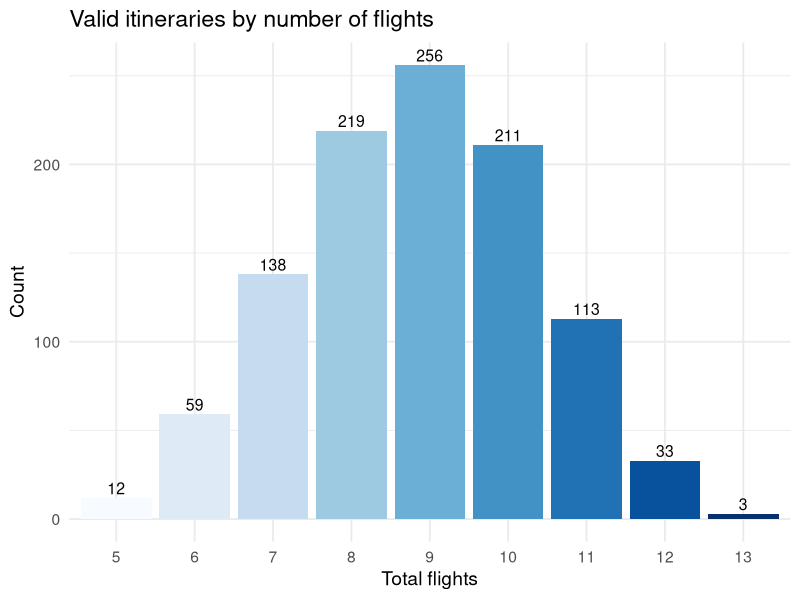
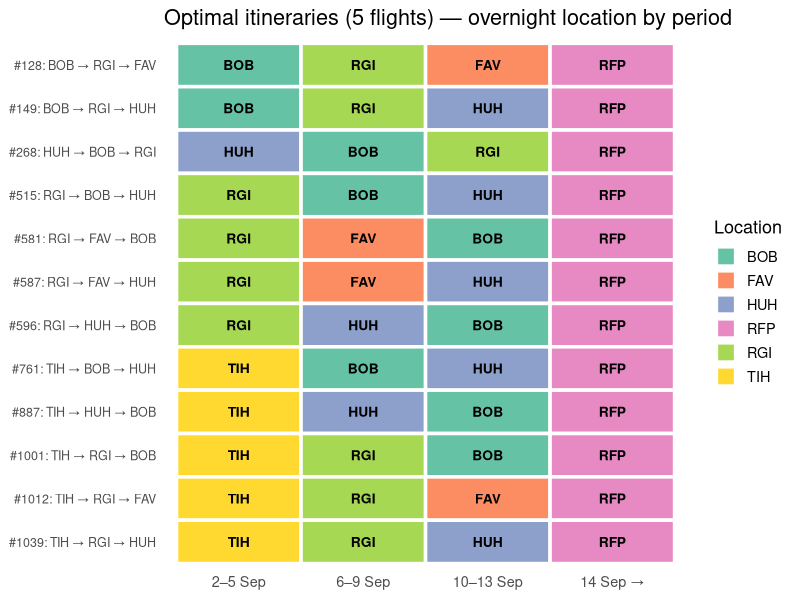
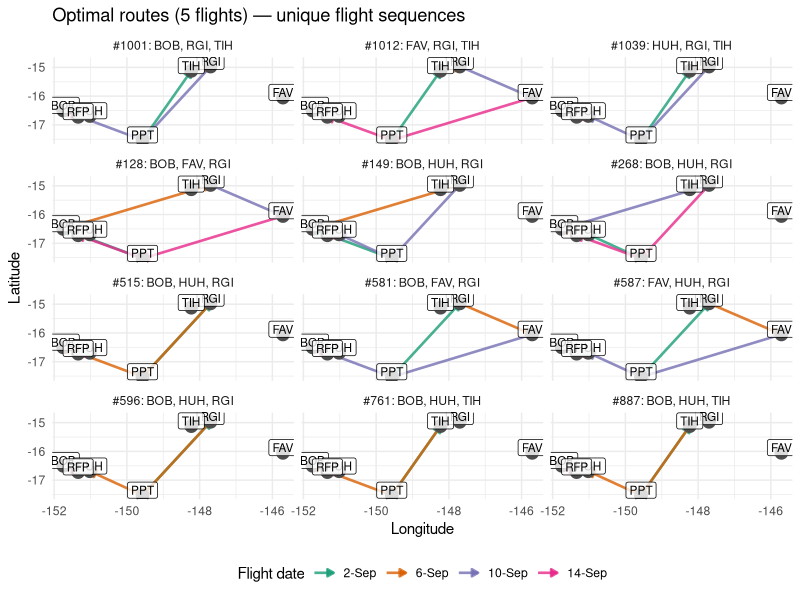
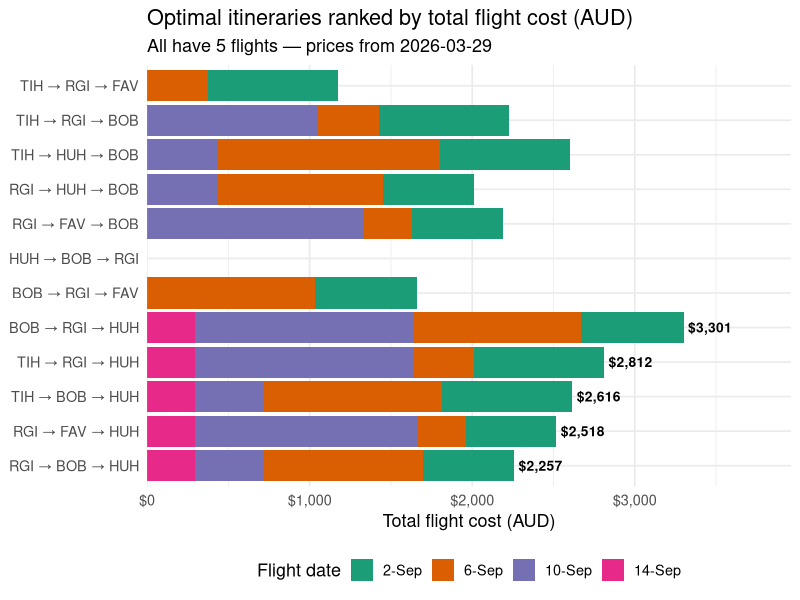

Generate these figures, in order, with R:
#!/usr/bin/env Rscript
# Honeymoon itinerary solver
#
# Constraint: visit exactly 3 distinct islands (excl PPT/RFP), staying 4 nights
# on each. Transiting through an island on a connection does NOT count as visiting.
#
#   2-Sep  : fly PPT → Island A   (stay 2–5 Sep)
#   6-Sep  : fly → Island B       (stay 6–9 Sep)  B ≠ A
#  10-Sep  : fly → Island C       (stay 10–13 Sep) C ≠ A,B
#  14-Sep  : fly → RFP
#
# Same-day multi-leg connections allowed. Minimises total flight segments.

library(tidyverse)

# ── Flight data (loaded from CSV) ─────────────────────────────────────────────
flights <- read_csv("flights.csv", show_col_types = FALSE)

hubs          <- c("PPT", "RFP")

# Derive dates (sorted chronologically) and islands from the data
flights <- flights %>%
  mutate(date_parsed = dmy(paste0(date, "-2025")))  # year is arbitrary, for sorting
dates_ordered <- flights %>%
  distinct(date, date_parsed) %>%
  arrange(date_parsed) %>%
  pull(date)
flights <- flights %>% select(-date_parsed)

islands_all <- sort(unique(c(flights$from, flights$to))) %>% setdiff(hubs)

# Build stay labels from consecutive dates
date_nums <- dmy(paste0(dates_ordered, "-2025"))
stay_labels <- map_chr(seq_along(dates_ordered), function(i) {
  d <- date_nums[i]
  if (i < length(dates_ordered)) {
    d_next <- date_nums[i + 1] - days(1)
    sprintf("%d–%d %s", day(d), day(d_next), month(d, label = TRUE))
  } else {
    sprintf("%d %s →", day(d), month(d, label = TRUE))
  }
})

# ── Same-day reachability: all (destination, n_flights, leg_list) from start ──
# DFS with no location revisits within a day.
day_reach <- function(date, start) {
  edges <- flights %>% filter(date == !!date)
  adj   <- split(edges$to, edges$from)

  results <- list()

  dfs <- function(loc, nf, legs, visited) {
    # Record current location as reachable
    results[[length(results) + 1]] <<- list(dest = loc, nf = nf, legs = legs)
    dests <- adj[[loc]]
    if (is.null(dests)) return()
    for (d in dests) {
      if (d %in% visited) next
      dfs(d, nf + 1L, c(legs, paste0(loc, "-", d)), c(visited, d))
    }
  }

  dfs(start, 0L, character(0), start)
  results
}

# ── Enumerate all valid itineraries ──────────────────────────────────────────
# For each (A, B, C) triple of distinct islands:
#   1. Can we reach A from PPT on 2-Sep?
#   2. Can we reach B from A on 6-Sep? (B ≠ A)
#   3. Can we reach C from B on 10-Sep? (C ≠ A, B)
#   4. Can we reach RFP from C on 14-Sep?
# For each feasible triple, record all route combos and their total flights.

itineraries <- list()
itin_id <- 0L

for (A in islands_all) {
  reach_A <- day_reach("2-Sep", "PPT")
  paths_A <- keep(reach_A, ~ .x$dest == A & .x$nf > 0)  # must move
  if (length(paths_A) == 0) next

  for (B in setdiff(islands_all, A)) {
    reach_B <- day_reach("6-Sep", A)
    paths_B <- keep(reach_B, ~ .x$dest == B & .x$nf > 0)
    if (length(paths_B) == 0) next

    for (C in setdiff(islands_all, c(A, B))) {
      reach_C <- day_reach("10-Sep", B)
      paths_C <- keep(reach_C, ~ .x$dest == C & .x$nf > 0)
      if (length(paths_C) == 0) next

      reach_R <- day_reach("14-Sep", C)
      paths_R <- keep(reach_R, ~ .x$dest == "RFP" & .x$nf > 0)
      if (length(paths_R) == 0) next

      # Enumerate all combinations of routes for this (A, B, C) triple
      for (pa in paths_A) {
        for (pb in paths_B) {
          for (pc in paths_C) {
            for (pr in paths_R) {
              itin_id <- itin_id + 1L
              total_nf <- pa$nf + pb$nf + pc$nf + pr$nf
              itineraries[[itin_id]] <- list(
                id       = itin_id,
                nf       = total_nf,
                A = A, B = B, C = C,
                islands  = paste(sort(c(A, B, C)), collapse = ", "),
                legs_A   = pa$legs,
                legs_B   = pb$legs,
                legs_C   = pc$legs,
                legs_R   = pr$legs
              )
            }
          }
        }
      }
    }
  }
}

if (length(itineraries) == 0) {
  cat("No valid itineraries found.\n")
  quit(status = 0)
}

# ── Build results data frames ────────────────────────────────────────────────
summary_df <- map_dfr(itineraries, function(it) {
  tibble(
    itin_id   = it$id,
    n_flights = it$nf,
    island_A  = it$A,
    island_B  = it$B,
    island_C  = it$C,
    islands   = it$islands,
    route_A   = paste(it$legs_A, collapse = " → "),
    route_B   = paste(it$legs_B, collapse = " → "),
    route_C   = paste(it$legs_C, collapse = " → "),
    route_R   = paste(it$legs_R, collapse = " → ")
  )
})

# Legs data frame for plots
legs_df <- map_dfr(itineraries, function(it) {
  bind_rows(
    tibble(itin_id = it$id, n_flights = it$nf, islands = it$islands,
           date = "2-Sep",  from = str_extract(it$legs_A, "^[^-]+"),
           to = str_extract(it$legs_A, "[^-]+$")),
    tibble(itin_id = it$id, n_flights = it$nf, islands = it$islands,
           date = "6-Sep",  from = str_extract(it$legs_B, "^[^-]+"),
           to = str_extract(it$legs_B, "[^-]+$")),
    tibble(itin_id = it$id, n_flights = it$nf, islands = it$islands,
           date = "10-Sep", from = str_extract(it$legs_C, "^[^-]+"),
           to = str_extract(it$legs_C, "[^-]+$")),
    tibble(itin_id = it$id, n_flights = it$nf, islands = it$islands,
           date = "14-Sep", from = str_extract(it$legs_R, "^[^-]+"),
           to = str_extract(it$legs_R, "[^-]+$"))
  )
})

# Stay summary
stay_df <- map_dfr(itineraries, function(it) {
  tibble(
    itin_id   = it$id,
    n_flights = it$nf,
    islands   = it$islands,
    date      = dates_ordered,
    stay      = stay_labels,
    flights   = c(
      paste(it$legs_A, collapse = " → "),
      paste(it$legs_B, collapse = " → "),
      paste(it$legs_C, collapse = " → "),
      paste(it$legs_R, collapse = " → ")
    ),
    location  = c(it$A, it$B, it$C, "RFP")
  )
})

# ── Pricing (loaded from CSV) ─────────────────────────────────────────────────
# prices.csv has origin→destination fares (connections bundled into one price).
prices <- read_csv("prices.csv", show_col_types = FALSE)

# For each optimal itinerary, the 4 legs are priced as:
#   date 1: PPT → A,  date 2: A → B,  date 3: B → C,  date 4: C → RFP
price_lookup <- function(date, from, to) {
  p <- prices %>% filter(date == !!date, from == !!from, to == !!to)
  if (nrow(p) == 1) p$price_aud else NA_real_
}

summary_df <- summary_df %>%
  rowwise() %>%
  mutate(
    price_1 = price_lookup(dates_ordered[1], "PPT",     island_A),
    price_2 = price_lookup(dates_ordered[2], island_A,  island_B),
    price_3 = price_lookup(dates_ordered[3], island_B,  island_C),
    price_4 = price_lookup(dates_ordered[4], island_C,  "RFP"),
    total_aud = price_1 + price_2 + price_3 + price_4
  ) %>%
  ungroup()

# ── Console output ───────────────────────────────────────────────────────────
min_flights <- min(summary_df$n_flights)
n_total     <- nrow(summary_df)
optimal     <- summary_df %>%
  filter(n_flights == min_flights) %>%
  arrange(total_aud)

has_prices <- !all(is.na(optimal$total_aud))

cat(sprintf("Found %d valid itinerary(s) visiting exactly 3 islands.\n", n_total))
cat(sprintf("Minimum flights: %d\n\n", min_flights))

cat(strrep("=", 72), "\n")
cat(sprintf(" %d OPTIMAL ITINERARY(S) — %d flights (ranked by price)\n", nrow(optimal), min_flights))
cat(strrep("=", 72), "\n\n")

for (i in seq_len(nrow(optimal))) {
  r <- optimal[i, ]
  price_tag <- if (!is.na(r$total_aud)) sprintf("$%s AUD", format(r$total_aud, big.mark = ",")) else "price TBD"
  cat(sprintf("  #%-3d  %s → %s → %s   (%s)\n",
              r$itin_id, r$island_A, r$island_B, r$island_C, price_tag))
  fmt_price <- function(p) if (!is.na(p)) sprintf("$%d", p) else "?"
  cat(sprintf("    %8s : %-28s %6s → stay %s\n", dates_ordered[1], r$route_A, fmt_price(r$price_1), r$island_A))
  cat(sprintf("    %8s : %-28s %6s → stay %s\n", dates_ordered[2], r$route_B, fmt_price(r$price_2), r$island_B))
  cat(sprintf("    %8s : %-28s %6s → stay %s\n", dates_ordered[3], r$route_C, fmt_price(r$price_3), r$island_C))
  cat(sprintf("    %8s : %-28s %6s → RFP\n",     dates_ordered[4], r$route_R, fmt_price(r$price_4)))
  cat("\n")
}

# Summary by flight count
counts <- summary_df %>% count(n_flights, name = "n_itins")
if (nrow(counts) > 1) {
  cat(strrep("=", 65), "\n")
  cat(" ALL VALID — by flight count\n")
  cat(strrep("=", 65), "\n")
  for (i in seq_len(nrow(counts))) {
    tag <- if (counts$n_flights[i] == min_flights) "  ← min" else ""
    cat(sprintf("  %d flights : %d itinerary(s)%s\n", counts$n_flights[i], counts$n_itins[i], tag))
  }
  cat("\n")
}

# Non-optimal
non_opt <- summary_df %>% filter(n_flights > min_flights) %>% arrange(n_flights)
if (nrow(non_opt) > 0) {
  cat(strrep("=", 65), "\n")
  cat(" OTHER VALID ITINERARIES\n")
  cat(strrep("=", 65), "\n\n")
  for (i in seq_len(nrow(non_opt))) {
    r <- non_opt[i, ]
    cat(sprintf("  #%-3d  (%d flights)  Stay: %s → %s → %s\n",
                r$itin_id, r$n_flights, r$island_A, r$island_B, r$island_C))
    cat(sprintf("         2-Sep : %-35s → stay %s\n", r$route_A, r$island_A))
    cat(sprintf("         6-Sep : %-35s → stay %s\n", r$route_B, r$island_B))
    cat(sprintf("        10-Sep : %-35s → stay %s\n", r$route_C, r$island_C))
    cat(sprintf("        14-Sep : %-35s → RFP\n", r$route_R))
    cat("\n")
  }
}

# ── Visualisations ───────────────────────────────────────────────────────────
coords <- tribble(
  ~loc,  ~lon,     ~lat,
  "PPT", -149.57, -17.53,
  "BOB", -151.75, -16.50,
  "HUH", -151.02, -16.69,
  "RGI", -147.70, -14.97,
  "TIH", -148.23, -15.12,
  "FAV", -145.71, -16.05,
  "RFP", -151.34, -16.72
)

# 1. Bar chart: itineraries by flight count
p1 <- summary_df %>%
  count(n_flights) %>%
  ggplot(aes(x = factor(n_flights), y = n, fill = factor(n_flights))) +
  geom_col(show.legend = FALSE) +
  geom_text(aes(label = n), vjust = -0.3, size = 4) +
  scale_fill_brewer(palette = "Blues") +
  labs(title = "Valid itineraries by number of flights",
       x = "Total flights", y = "Count") +
  theme_minimal(base_size = 14)

ggsave("plot_flight_counts.png", p1, width = 7, height = 5, dpi = 150)
cat("Saved: plot_flight_counts.png\n")

# 2. Tile heatmap: overnight location per period (optimal only)
opt_stays <- stay_df %>%
  filter(n_flights == min_flights) %>%
  mutate(
    stay  = factor(stay, levels = stay_labels),
    label = sprintf("#%d: %s → %s → %s", itin_id,
                    location[date == "2-Sep"], location[date == "6-Sep"],
                    location[date == "10-Sep"]),
    .by = itin_id
  )

p2 <- opt_stays %>%
  ggplot(aes(x = stay, y = reorder(label, -itin_id), fill = location)) +
  geom_tile(colour = "white", linewidth = 1.2) +
  geom_text(aes(label = location), size = 3.5, fontface = "bold") +
  scale_fill_brewer(palette = "Set2") +
  labs(
    title = sprintf("Optimal itineraries (%d flights) — overnight location by period", min_flights),
    x = NULL, y = NULL, fill = "Location"
  ) +
  theme_minimal(base_size = 13) +
  theme(panel.grid = element_blank(), axis.text.y = element_text(size = 9))

n_opt <- n_distinct(opt_stays$itin_id)
ggsave("plot_optimal_stays.png", p2, width = 10,
       height = max(4, 0.5 * n_opt + 2), dpi = 150)
cat("Saved: plot_optimal_stays.png\n")

# 3. Route maps: one facet per optimal itinerary, legs coloured by date
opt_legs <- legs_df %>%
  filter(n_flights == min_flights) %>%
  left_join(coords, by = c("from" = "loc")) %>%
  rename(lon_from = lon, lat_from = lat) %>%
  left_join(coords, by = c("to" = "loc")) %>%
  rename(lon_to = lon, lat_to = lat)

# Deduplicate visually identical routes (same sequence of legs)
opt_legs <- opt_legs %>%
  group_by(itin_id) %>%
  mutate(route_key = paste(from, to, sep = "-", collapse = "|")) %>%
  ungroup()

unique_routes <- opt_legs %>%
  distinct(route_key, .keep_all = FALSE) %>%
  pull(route_key)

# Keep first itin_id per unique route
rep_ids <- opt_legs %>%
  distinct(itin_id, route_key) %>%
  group_by(route_key) %>%
  slice_min(itin_id, n = 1) %>%
  pull(itin_id)

route_legs <- opt_legs %>%
  filter(itin_id %in% rep_ids) %>%
  mutate(
    date  = factor(date, levels = dates_ordered),
    label = paste0("#", itin_id, ": ", islands)
  )

n_facets <- n_distinct(route_legs$itin_id)

p3 <- ggplot() +
  geom_segment(
    data = route_legs,
    aes(x = lon_from, y = lat_from, xend = lon_to, yend = lat_to, colour = date),
    arrow = arrow(length = unit(0.18, "cm"), type = "closed"),
    linewidth = 0.9, alpha = 0.8
  ) +
  geom_point(data = coords, aes(x = lon, y = lat), size = 4, colour = "grey30") +
  geom_label(data = coords, aes(x = lon, y = lat, label = loc),
             size = 3, nudge_y = 0.18, linewidth = 0, fill = "white", alpha = 0.8) +
  facet_wrap(~ label, ncol = 3) +
  scale_colour_brewer(palette = "Dark2", name = "Flight date") +
  labs(title = sprintf("Optimal routes (%d flights) — unique flight sequences", min_flights),
       x = "Longitude", y = "Latitude") +
  theme_minimal(base_size = 11) +
  theme(legend.position = "bottom")

ggsave("plot_routes.png", p3, width = 14,
       height = max(5, 4 * ceiling(n_facets / 3)), dpi = 150)
cat("Saved: plot_routes.png\n")

# 4. All itineraries heatmap (if manageable)
if (n_total <= 80) {
  all_stays <- stay_df %>%
    mutate(
      stay  = factor(stay, levels = stay_labels),
      label = sprintf("#%d (%df): %s → %s → %s", itin_id, n_flights,
                      location[date == "2-Sep"], location[date == "6-Sep"],
                      location[date == "10-Sep"]),
      .by = itin_id
    )

  p4 <- all_stays %>%
    ggplot(aes(x = stay, y = reorder(label, -itin_id), fill = location)) +
    geom_tile(colour = "white", linewidth = 0.8) +
    geom_text(aes(label = location), size = 2.5, fontface = "bold") +
    scale_fill_brewer(palette = "Set2") +
    labs(
      title = "All valid itineraries — overnight location by period",
      x = NULL, y = NULL, fill = "Location"
    ) +
    theme_minimal(base_size = 11) +
    theme(panel.grid = element_blank(), axis.text.y = element_text(size = 6))

  ggsave("plot_all_stays.png", p4, width = 10,
         height = max(5, 0.35 * n_total + 2), dpi = 150)
  cat("Saved: plot_all_stays.png\n")
}

# 5. Price comparison bar chart (optimal itineraries only)
if (has_prices) {
  price_data <- optimal %>%
    select(itin_id, island_A, island_B, island_C,
           price_1, price_2, price_3, price_4, total_aud) %>%
    mutate(label = sprintf("%s → %s → %s", island_A, island_B, island_C)) %>%
    pivot_longer(cols = starts_with("price_"),
                 names_to = "leg", values_to = "price") %>%
    mutate(leg = recode(leg,
      price_1 = dates_ordered[1],
      price_2 = dates_ordered[2],
      price_3 = dates_ordered[3],
      price_4 = dates_ordered[4]
    )) %>%
    mutate(leg = factor(leg, levels = dates_ordered))

  p5 <- price_data %>%
    ggplot(aes(x = reorder(label, total_aud), y = price, fill = leg)) +
    geom_col() +
    geom_text(
      data = optimal %>% mutate(label = sprintf("%s → %s → %s", island_A, island_B, island_C)),
      aes(x = reorder(label, total_aud), y = total_aud,
          label = sprintf("$%s", format(total_aud, big.mark = ","))),
      inherit.aes = FALSE, hjust = -0.1, size = 3.5, fontface = "bold"
    ) +
    coord_flip() +
    scale_fill_brewer(palette = "Dark2", name = "Flight date") +
    scale_y_continuous(labels = scales::dollar_format(prefix = "$"),
                       expand = expansion(mult = c(0, 0.2))) +
    labs(
      title = "Optimal itineraries ranked by total flight cost (AUD)",
      subtitle = sprintf("All have %d flights — prices from %s",
                         min_flights,
                         format(max(prices$snapshot_date, na.rm = TRUE))),
      x = NULL, y = "Total flight cost (AUD)"
    ) +
    theme_minimal(base_size = 13) +
    theme(legend.position = "bottom")

  ggsave("plot_prices.png", p5, width = 10, height = max(4, 0.6 * nrow(optimal) + 1.5), dpi = 150)
  cat("Saved: plot_prices.png\n")
}

cat("\nDone.\n")
